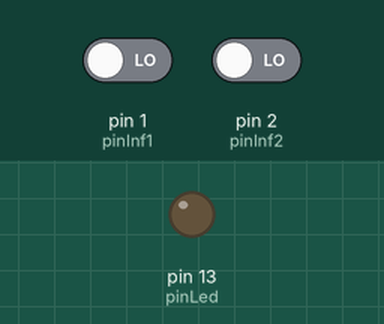
This sketch was run on a simulated Arduino Uno, built with avr-gcc and run on an emulated ATmega328P. Parts: output pins drawn as LEDs (lit = HIGH). The test bench sets the inputs (shaded band); at power-on: pin 1 (pinInf1) LOW, pin 2 (pinInf2) LOW.

Above: at 1.2 s.
1.3 s: pin 1 (pinInf1) driven HIGH
At 2.5 s:
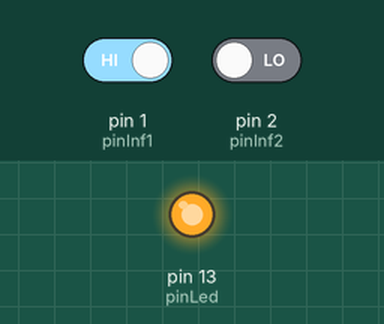
2.8 s: pin 1 (pinInf1) driven LOW
At 3.8 s:
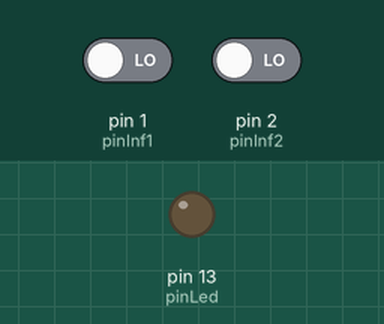
4.3 s: pin 2 (pinInf2) driven HIGH
At 5.0 s:
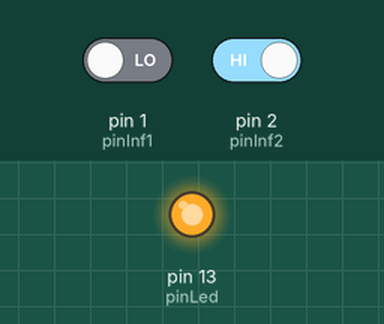
Timing chart, 0 to 7.3 s (numbered marks = the images above; inputs shaded):
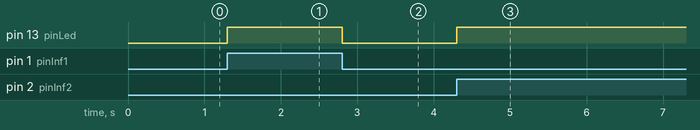

Measured:
- after the input at 1.3 s, pin 13 (pinLed): LOW → HIGH at once
- after the input at 2.8 s, pin 13 (pinLed): HIGH → LOW at once
- after the input at 4.3 s, pin 13 (pinLed): LOW → HIGH at once

The sketch:

_14b-infrarrojos-switch.ino
```cpp
const int pinLed = 13;
const int pinInf1 = 1;
const int pinInf2 = 2;

void setup() {
  pinMode(pinLed, OUTPUT);
  pinMode(pinInf1 , INPUT);
  pinMode(pinInf2 , INPUT);
}

void loop() {

  if (digitalRead(pinInf1) == HIGH || digitalRead(pinInf2) == HIGH) {
    digitalWrite(pinLed, HIGH);
  } else     {
    digitalWrite(pinLed, LOW);
  }
}
```
